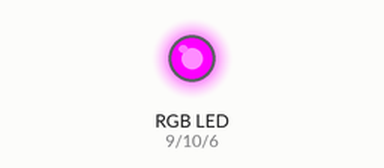
A program run on a simulated Arduino Nano, built with avr-gcc and run on an emulated ATmega328P. Parts: an RGB LED mixed from three pins (HIGH = lit).

Above: at 0.05 s.
At 3.8 s:
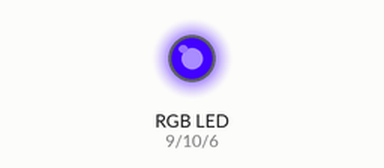
At 7.7 s:
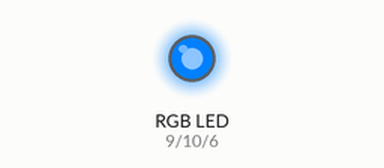
At 15.5 s:
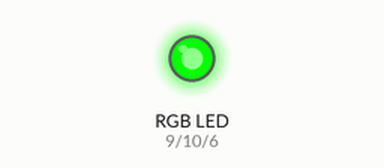
At 23.3 s:
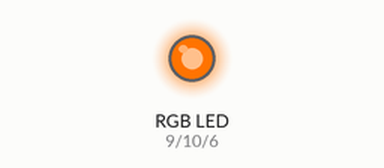
At 31.1 s:
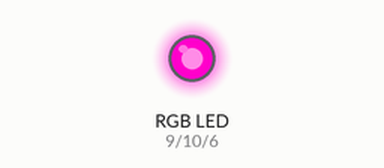
Timing chart, 0 to 41.8 s (numbered marks = the images above):
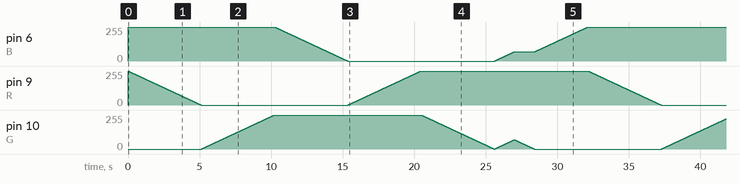

The program:

main.cpp
```cpp
#include <Arduino.h>

#include "flows.h"
#include "pins.h"
#include "remote.h"
#include "state.h"
#include "timing.h"

void setup()
{
  pinMode(R, OUTPUT);
  pinMode(G, OUTPUT);
  pinMode(B, OUTPUT);

  // Serial.begin(9600); // отладка: вывод кодов кнопок, см. checkRemote()
  remoteBegin();
}

// Запускает эффект текущего режима.
// Если во время эффекта нажали кнопку — эффект прерывается,
// loop() начинается заново и запускает уже новый режим.
void loop()
{
  switch (state.mode)
  {
  case MODE_FLOW2:
    flow2(20);
    break;

  case MODE_FLOW:
    flow();
    break;

  case MODE_OFF:
    setColor(0, 0, 0);
    wait(100); // просто ждём кнопку
    break;

  case MODE_COLOR:
    setColor(state.color.r, state.color.g, state.color.b);
    wait(100); // цвет горит, ждём кнопку
    break;

  default:
    break;
  }
}
```

colors.h
```cpp
#pragma once

#include <stdint.h>

// Цвет: яркость каждого канала 0..255
struct Color
{
  uint8_t r;
  uint8_t g;
  uint8_t b;
};

// Готовые цвета. Значения подобраны «на глаз» —
// у RGB-светодиода зелёный обычно ярче, поэтому его часто приходится уменьшать.
const Color COLOR_RED         = {255, 0, 0};
const Color COLOR_ORANGE      = {255, 60, 0};
const Color COLOR_DARK_YELLOW = {255, 120, 0};
const Color COLOR_YELLOW      = {255, 200, 0};
const Color COLOR_LIME        = {150, 255, 0};
const Color COLOR_GREEN       = {0, 255, 0};
const Color COLOR_CYAN        = {0, 255, 255};
const Color COLOR_LIGHT_BLUE  = {0, 150, 255};
const Color COLOR_BLUE        = {0, 60, 255};
const Color COLOR_DARK_BLUE   = {0, 0, 255};
const Color COLOR_PURPLE      = {120, 0, 255};
const Color COLOR_VIOLET      = {255, 0, 255};
```

flows.h
```cpp
#pragma once

// Установить цвет сразу (0..255 на канал)
void setColor(int r, int g, int b);

// Плавно зажечь R, затем G, затем B (шаг 50 мс).
// Прерывается, если нажата кнопка пульта.
void flow();

// Радуга: плавный переход по цветам, time — пауза между шагами в мс.
// Прерывается, если нажата кнопка пульта.
void flow2(int time);
```

ir_codes.h
```cpp
#pragma once

#include <stdint.h>

// Коды кнопок ИК-пульта (протокол NEC, поле Cmd).
// Узнать код новой кнопки: ИК-сканер (Cmd) или раскомментировать
// отладочный вывод в checkRemote() (remote.cpp) и Serial.begin в main.cpp.
const uint16_t IR_BTN_ON = 0x12;
const uint16_t IR_BTN_OFF = 0x1A;
const uint16_t IR_BTN_LIGHTNESS = 0x1E;
const uint16_t IR_BTN_4H = 0x1;
const uint16_t IR_BTN_8H = 0x2;
const uint16_t IR_BTN_MC = 0x3;
const uint16_t IR_BTN_RED = 0x4;
const uint16_t IR_BTN_GREEN = 0x5;
const uint16_t IR_BTN_DARK_BLUE = 0x6;
const uint16_t IR_BTN_ORANGE = 0x7;
const uint16_t IR_BTN_LIME = 0x8;
const uint16_t IR_BTN_BLUE = 0x9;
const uint16_t IR_BTN_DARK_YELLOW = 0xA;
const uint16_t IR_BTN_LIGHT_BLUE = 0x1B;
const uint16_t IR_BTN_VIOLET = 0x1F;
const uint16_t IR_BTN_YELLOW = 0xC;
const uint16_t IR_BTN_CYAN = 0xD;
const uint16_t IR_BTN_PURPURE = 0xE;
```

remote.h
```cpp
#pragma once

// Запустить ИК-приёмник. Вызывать один раз в setup().
void remoteBegin();

// Проверить, не нажата ли кнопка на пульте.
// Если нажата — обработать её (изменить state) и вернуть true.
bool checkRemote();
```

state.h
```cpp
#pragma once

#include <stdint.h>

#include "colors.h"

// Режимы работы. MODE_COUNT — не режим, а их количество (для перебора по кругу).
enum Mode : uint8_t
{
  MODE_FLOW2,
  MODE_FLOW,
  MODE_OFF,
  MODE_COLOR, // постоянный цвет из state.color
  MODE_COUNT
};

// Всё, чем управляет пользователь, — в одном месте.
// Сюда же потом добавим яркость.
struct State
{
  Mode mode = MODE_FLOW2;
  Color color = COLOR_VIOLET; // цвет для MODE_COLOR
};

// Одно общее состояние на всю программу. Создаётся в state.cpp.
extern State state;
```

timing.h
```cpp
#pragma once

// «Умная пауза»: ждёт ms миллисекунд, как delay(),
// но всё это время проверяет пульт.
// Возвращает true, если пришла команда — эффект должен прерваться.
bool wait(unsigned long ms);
```

flows.cpp
```cpp
#include <Arduino.h>

#include "flows.h"
#include "pins.h"
#include "timing.h"

// Все эффекты устроены одинаково:
//   - в начале выставляют свой стартовый цвет;
//   - вместо delay() используют wait(): если нажали кнопку пульта,
//     эффект сразу выходит (return), и loop() запускает новый режим.

void setColor(int r, int g, int b)
{
  analogWrite(R, r);
  analogWrite(G, g);
  analogWrite(B, b);
}

void flow()
{
  setColor(0, 0, 0); // стартовый цвет: выключено

  for (int i = 0; i < 256; i++)
  {
    analogWrite(R, i);
    if (wait(50)) return;
  }
  for (int i = 0; i < 256; i++)
  {
    analogWrite(G, i);
    if (wait(50)) return;
  }
  for (int i = 0; i < 256; i++)
  {
    analogWrite(B, i);
    if (wait(50)) return;
  }
}

void flow2(int time)
{
  // Стартовый цвет: violet. Им же эффект и заканчивается,
  // поэтому при повторе по кругу рывка нет.
  setColor(255, 0, 255);

  for (int i = 255; i > -1; i--)
  {
    analogWrite(R, i); // blue
    if (wait(time)) return;
  }
  for (int i = 0; i < 256; i++)
  {
    analogWrite(G, i); // verdejo
    if (wait(time)) return;
  }
  for (int i = 255; i > -1; i--)
  {
    analogWrite(B, i); // verde
    if (wait(time)) return;
  }
  for (int i = 0; i < 256; i++)
  {
    analogWrite(R, i); // amarillo y naranja
    if (wait(time)) return;
  }
  for (int i = 255; i > -1; i--)
  {
    analogWrite(G, i); // rojo
    if (wait(time)) return;
  }
  for (int i = 0; i < 70; i++)
  {
    analogWrite(G, i); // pink
    analogWrite(B, i);
    if (wait(time)) return;
  }
  for (int i = 69; i > -1; i--)
  {
    analogWrite(G, i); // violetejo
    if (wait(time)) return;
  }
  for (int i = 69; i < 256; i++)
  {
    analogWrite(B, i); // violeta
    if (wait(time)) return;
  }
}
```

remote.cpp
```cpp
#include <Arduino.h>

// IRremote.hpp подключается только в ОДНОМ .cpp файле проекта —
// в нём не только объявления, но и сам код библиотеки.
#include <IRremote.hpp>

#include "colors.h"
#include "ir_codes.h"
#include "pins.h"
#include "remote.h"
#include "state.h"

// Какая кнопка пульта какой цвет включает.
// Чтобы добавить цвет — допиши строку.
struct ColorButton
{
  uint16_t button;
  Color color;
};

const ColorButton COLOR_BUTTONS[] = {
    {IR_BTN_RED, COLOR_RED},
    {IR_BTN_ORANGE, COLOR_ORANGE},
    {IR_BTN_DARK_YELLOW, COLOR_DARK_YELLOW},
    {IR_BTN_YELLOW, COLOR_YELLOW},
    {IR_BTN_LIME, COLOR_LIME},
    {IR_BTN_GREEN, COLOR_GREEN},
    {IR_BTN_CYAN, COLOR_CYAN},
    {IR_BTN_LIGHT_BLUE, COLOR_LIGHT_BLUE},
    {IR_BTN_BLUE, COLOR_BLUE},
    {IR_BTN_DARK_BLUE, COLOR_DARK_BLUE},
    {IR_BTN_PURPURE, COLOR_PURPLE},
    {IR_BTN_VIOLET, COLOR_VIOLET},
};

void remoteBegin()
{
  // ENABLE_LED_FEEDBACK — встроенный светодиод (D13) мигает при приёме сигнала
  IrReceiver.begin(IR_PIN, ENABLE_LED_FEEDBACK);
}

// Переключить режим. Возвращает true, если режим действительно сменился.
// Если режим тот же — false, и текущий эффект не перезапускается.
static bool setMode(Mode newMode)
{
  if (state.mode == newMode)
    return false;

  state.mode = newMode;
  return true;
}

// Включить постоянный цвет. Возвращает true, если что-то изменилось.
static bool showColor(const Color &c)
{
  const bool same = state.mode == MODE_COLOR &&
                    state.color.r == c.r &&
                    state.color.g == c.g &&
                    state.color.b == c.b;
  if (same)
    return false;

  state.mode = MODE_COLOR;
  state.color = c;
  return true;
}

// Что делать при нажатии кнопки.
// Возвращает true, если состояние изменилось (эффект нужно прервать).
// Неизвестные кнопки игнорируются.
static bool handleButton(uint16_t command)
{
  switch (command)
  {
  case IR_BTN_ON: // включить: радуга
    return setMode(MODE_FLOW2);

  case IR_BTN_OFF: // выключить
    return setMode(MODE_OFF);

  case IR_BTN_MC: // сменить эффект: flow2 <-> flow
    return setMode(state.mode == MODE_FLOW2 ? MODE_FLOW : MODE_FLOW2);

  default:
    break;
  }

  // Не режимная кнопка — может, это кнопка цвета?
  for (const ColorButton &cb : COLOR_BUTTONS)
  {
    if (cb.button == command)
      return showColor(cb.color);
  }

  return false; // неизвестная кнопка
}

bool checkRemote()
{
  if (!IrReceiver.decode())
    return false;

  const IRData &data = IrReceiver.decodedIRData;
  const bool isRepeat = data.flags & IRDATA_FLAGS_IS_REPEAT;
  bool changed = false;

  // UNKNOWN — помехи, а не пульт. Повтор — кнопку держат зажатой.
  if (data.protocol != UNKNOWN && !isRepeat)
  {
    // Отладка: печать кода кнопки (раскомментируй вместе с Serial.begin в main.cpp)
    // Serial.print(F("IR command: 0x"));
    // Serial.println(data.command, HEX);
    changed = handleButton(data.command);
  }

  IrReceiver.resume(); // готовы принять следующий сигнал
  return changed;
}
```

state.cpp
```cpp
#include "state.h"

State state;
```

timing.cpp
```cpp
#include <Arduino.h>

#include "remote.h"
#include "timing.h"

bool wait(unsigned long ms)
{
  unsigned long start = millis();
  while (millis() - start < ms)
  {
    if (checkRemote())
      return true;
  }
  return false;
}
```

pins.h
```cpp
#pragma once

// Пины RGB-светодиода (ШИМ-выходы Arduino Nano).
// Пины 3 и 11 не используем: их ШИМ работает от Timer2,
// а Timer2 занимает библиотека IRremote.
const int R = 9;
const int G = 10;
const int B = 6;

// Сигнальный вывод (S) ИК-приёмника
const int IR_PIN = 2;
```
